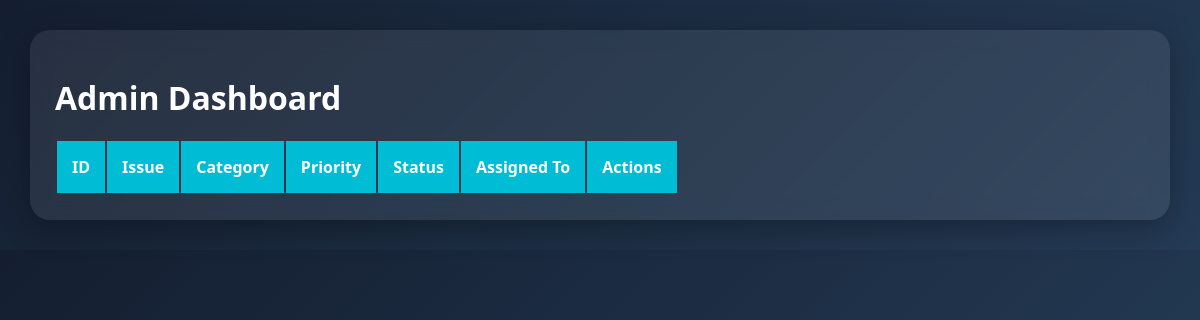
Before: /admin (signed in) with the older database file.
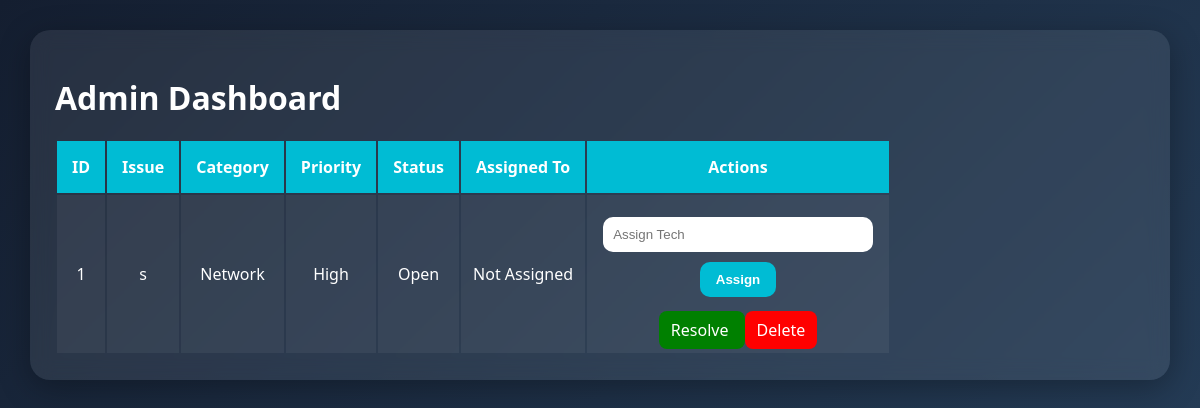
After: the same page with the newer database file.
### app.py (models this page shows)
class Ticket(db.Model):
    id = db.Column(
        db.Integer,
        primary_key=True
    )
    issue_text = db.Column(
        db.Text
    )
    category = db.Column(
        db.String(100)
    )
    priority = db.Column(
        db.String(50)
    )
    status = db.Column(
        db.String(50)
    )
    assigned_to = db.Column(
        db.String(100)
    )

### app.py (the view)
@app.route('/admin')
def admin():
    if 'admin' not in session:
        return redirect(
            '/admin_login'
        )
    tickets = Ticket.query.all()
    return render_template(
        'admin.html',
        tickets=tickets
    )

### templates/admin.html (shortened to what this page needs)
<!DOCTYPE html>
<html>
<head>
</head>
<body>
<div class="container">
<h1>Admin Dashboard</h1>
<table>
<tr>
<th>ID</th>
<th>Issue</th>
<th>Category</th>
<th>Priority</th>
<th>Status</th>
<th>Assigned To</th>
<th>Actions</th>
</tr>
{% for ticket in tickets %}
<tr>
<td>{{ticket.id}}</td>
<td>{{ticket.issue_text}}</td>
<td>{{ticket.category}}</td>
<td>{{ticket.priority}}</td>
<td>{{ticket.status}}</td>
<td>{{ticket.assigned_to}}</td>
<td>
<form
action="/assign/{{ticket.id}}"
method="POST">
<input
type="text"
name="technician"
placeholder="Assign Tech"
required>
<button type="submit">
Assign
</button>
</form>
<br>
<a
href="/resolve/{{ticket.id}}"
class="resolve">
Resolve
</a>
<a
href="/delete_ticket/{{ticket.id}}"
class="delete">
Delete
</a>
</td>
</tr>
{% endfor %}
</table>
</div>
</body>
</html>

### templates/admin.html (style rules this page uses)
body { font-family:'Segoe UI',sans-serif; background:linear-gradient( 135deg, #141e30, #243b55 ); color:white; padding:30px; margin:0; }
.container { background:rgba(255,255,255,0.08); backdrop-filter:blur(10px); padding:25px; border-radius:20px; box-shadow:0 8px 32px rgba(0,0,0,0.3); }
h1 { margin-bottom:20px; }
th { background:#00bcd4; padding:15px; color:white; }
td { padding:12px; background:rgba(255,255,255,0.05); text-align:center; color:white; }
input { padding:10px; border:none; border-radius:10px; width:90%; margin:10px 0; outline:none; }
button { padding:10px 16px; border:none; border-radius:10px; background:#00bcd4; color:white; font-weight:bold; cursor:pointer; transition:0.3s; }
a { text-decoration:none; padding:8px 12px; border-radius:8px; color:white; }
.resolve { background:green; }
.delete { background:red; }

Changed rows visible on the page:
added Ticket: id "1", issue_text "s", category "Network", priority "High", status "Open", assigned_to "Not Assigned"
